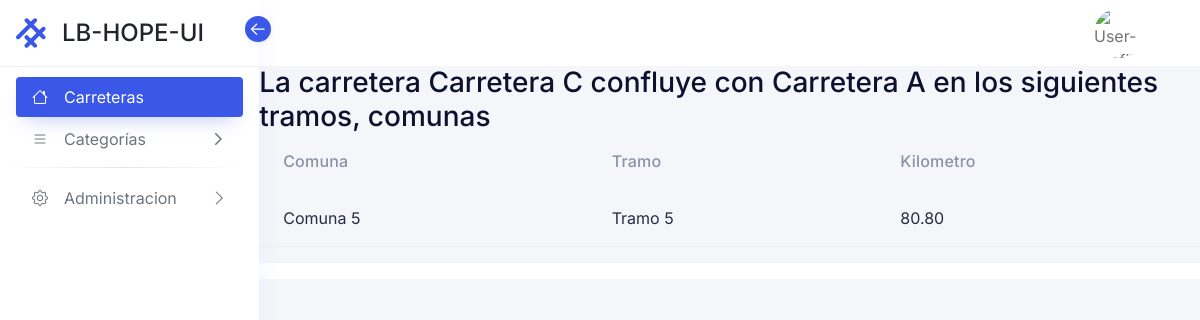
Page /?view=confluye&opt=confluye&Carretera=Carretera C on the committed database.
### tables this page shows
CREATE TABLE carreteras (
    id_Carretera INT AUTO_INCREMENT PRIMARY KEY,
    Nombre VARCHAR(255) NOT NULL,
    Kilometros DECIMAL(10, 2) NOT NULL,
    Categoria_id INT NOT NULL,
    Carretera_Anterior INT,
    Carretera_Posterior INT,
    FOREIGN KEY (Categoria_id) REFERENCES categorias(id_Categoria),
    FOREIGN KEY (Carretera_Anterior) REFERENCES carreteras(id_Carretera),
    FOREIGN KEY (Carretera_Posterior) REFERENCES carreteras(id_Carretera)
);

CREATE TABLE comunas (
    id_Comuna INT AUTO_INCREMENT PRIMARY KEY,
    Nombre VARCHAR(255) NOT NULL,
    Kilometros DECIMAL(10, 2) NOT NULL,
    Pos_Inicio DECIMAL(10, 2) NOT NULL,
    Pos_Final DECIMAL(10, 2) NOT NULL,
    Tramo_id INT,
    Comuna_Anterior INT,
    Comuna_Posterior INT,
    FOREIGN KEY (Tramo_id) REFERENCES tramos(id_Tramo),
    FOREIGN KEY (Comuna_Anterior) REFERENCES comunas(id_Comuna),
    FOREIGN KEY (Comuna_Posterior) REFERENCES comunas(id_Comuna)
);

CREATE TABLE tramos (
    id_Tramo INT AUTO_INCREMENT PRIMARY KEY,
    Nombre VARCHAR(255) NOT NULL,
    Pos_Inicio DECIMAL(10, 2) NOT NULL,
    Pos_Final DECIMAL(10, 2) NOT NULL,
    Tramo_Anterior INT,
    Tramo_Posterior INT,
    Kilometros DECIMAL(10, 2) NOT NULL,
    Carretera_id INT,
    FOREIGN KEY (Tramo_Anterior) REFERENCES tramos(id_Tramo),
    FOREIGN KEY (Tramo_Posterior) REFERENCES tramos(id_Tramo),
    FOREIGN KEY (Carretera_id) REFERENCES carreteras(id_Carretera)
);

### core/controller/Model.php (called while the page is built, shortened)
<?php
class Model {
	public static function exists($modelname){
		$fullpath = self::getFullpath($modelname);
		$found=false;
		if(file_exists($fullpath)){
			$found = true;
		}
		return $found;
	}
	public static function getFullpath($modelname){
		return "core/app/model/".$modelname.".php";
	}
	public static function one($query,$aclass){
		$found = null;
		$data = new $aclass;
		while($r = $query->fetch_array()){
			$cnt=1;
			foreach ($r as $key => $v) {
				if($cnt>0 && $cnt%2==0){
					$data->$key = $v;
				}
				$cnt++;
			}
			$found = $data;
			break;
		}
		return $found;
	}
}
?>

### core/controller/Executor.php (called while the page is built, shortened)
<?php
class Executor {
	public static function doit($sql){
		$con = Database::getCon();
		return array($con->query($sql),$con->insert_id);
	}
}
?>

### core/app/model/CarreterasData.php (called while the page is built, shortened)
<?php
class CarreterasData extends Extra{
	public static function getByNombre($nombre){
		$sql = "select * from carreteras where Nombre='$nombre'";
		$query = Executor::doit($sql);
		return Model::one($query[0],new CarreterasData());
	}
	public static function getByPosterior($posterior){
		$sql = "select * from carreteras where id_Carretera='$posterior'";
		$query = Executor::doit($sql);
		return Model::one($query[0],new CarreterasData());
	}
}
?>

### core/controller/Layout.php (called while the page is built)
<?php
class Module {
	public static function loadLayout(){
		include "core/app/layouts/layout.php";
	}
}
?>

### core/controller/Lb.php (called while the page is built, shortened)
<?php
class Lb {
	public function start(){
		include "core/app/init.php";
	}
}
?>

### index.php (called while the page is built, shortened)
<?php
$lb = new Lb();
$lb->start();
?>

### core/app/model/TramoData.php (called while the page is built, shortened)
<?php
class TramoData extends Extra{
	public static function getLastTramo($id_carretera){
		$sql = "select t.id_Tramo as id_Tramo, t.Nombre as Nombre
		FROM tramos t
		INNER JOIN carreteras c ON t.Carretera_id = c.id_Carretera
		WHERE c.id_Carretera = '$id_carretera'
		ORDER BY t.Pos_Final DESC
		LIMIT 1;";
		$query = Executor::doit($sql);
		return Model::one($query[0],new TramoData());
	}
}
?>

### core/app/model/ComunaData.php (called while the page is built, shortened)
<?php
class ComunaData extends Extra{
	public static function getLastComuna($id_tramo){
		$sql = "select c.id_Comuna as id_Comuna, c.Nombre as Nombre
		FROM comunas c
		INNER JOIN tramos t ON c.Tramo_id = t.id_Tramo
		WHERE t.id_tramo = '$id_tramo'
		ORDER BY c.Pos_Final DESC
		LIMIT 1;";
		$query = Executor::doit($sql);
		return Model::one($query[0],new ComunaData());
	}
}
?>

### core/app/view/confluye-view.php (the view)
<?php
    if(isset($_GET["opt"]) && $_GET["opt"] == "confluye"){
			$Carretera = CarreterasData::getByNombre($_GET['Carretera']);
            if($Carretera->Carretera_Posterior){
                $Carretera_Posterior = $Carretera->Carretera_Posterior;
                $Carretera_Posterior = CarreterasData::getByPosterior($Carretera_Posterior);
                $Posterior_existencia = true;
            }
            else{
                $Carretera_Posterior = false;
                $Posterior_existencia = false;
            }
            if($Carretera_Posterior){
            $Tramo = TramoData::getLastTramo($Carretera->id_Carretera);
            } else {
                $Tramo = false;
            }
            if($Tramo){
                $comuna = ComunaData::getLastComuna($Tramo->id_Tramo);
            } else {
            $comuna = false;
            }
			$found = false;
			if($Carretera!=null){
					$found=true;
			}
if($found && $Posterior_existencia){
?>
<p class="h3">La carretera <?php echo $Carretera->Nombre?> confluye con <?php echo $Carretera_Posterior->Nombre?> en los siguientes tramos, comunas</p>
<div class="bd-example table-responsive">
        <table class="table table-striped">
            <thead>
            <tr>
                <th scope="col">Comuna</th>
                <th scope="col">Tramo</th>
                <th scope="col">Kilometro</th>
            </tr>
            </thead>
            <tbody>
            <tr>
                <td><?php try {
                        echo $comuna ? $comuna->Nombre : '';
                    } catch (Exception $e) {
                        echo 'Error al acceder a la propiedad Nombre de $comuna.';
                    } ?></td>
                <td><?php try {
                        echo $Tramo ? $Tramo->Nombre : '';
                    } catch (Exception $e) {
                        echo 'Error al acceder a la propiedad Nombre de $Tramo.';
                    } ?></td>
                <td><?php try {
                        echo $Carretera ? $Carretera->Kilometros : '';
                    } catch (Exception $e) {
                        echo 'Error al acceder a la propiedad Nombre de $Carretera.';
                    } ?></td>
            </tr>
            </tbody>
        </table>
</div>
<?php
    } elseif($found && $Posterior_existencia==null){
?>
<p class="h3">La carretera <?php echo $Carretera->Nombre?> no confluye con otra carretera y concluye en el Kilometro <?php  echo $Carretera->Kilometros?></p>
<?php
    }
}
?>

### rows in the picture
carreteras: Nombre "Carretera C", Kilometros "80.80"
carreteras: Nombre "Carretera A"
comunas: Nombre "Comuna 5"
tramos: Nombre "Tramo 5"
